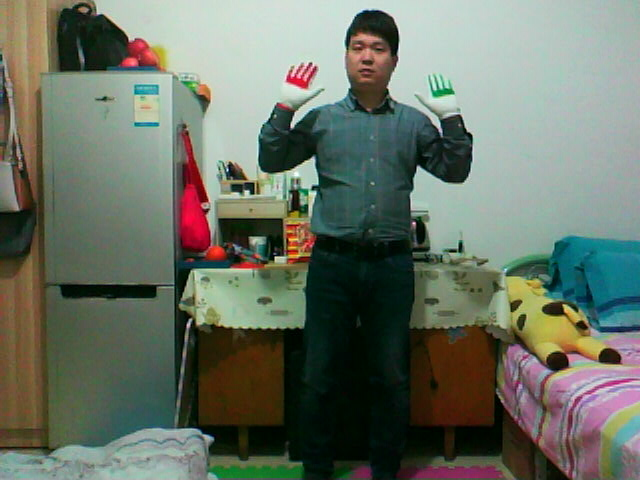
#> input picture work/201803-20_android_somatic_games/my_photo-4.jpg, 640 x 480 px
$ python color_test.py
#> lines starting #> are read from the running program, lines starting #| are printed output that depends on the picture; after the words box and inside, x2 and y2 are one past the last pixel; in counts of white or black regions, pixels touching at a corner belong together
import cv2
import os
import time
import numpy as np


# color b g r
r_lower = np.array([10, 3, 140], dtype=np.uint8)
r_upper = np.array([60, 30, 240], dtype=np.uint8)

b_lower = np.array([10, 50, 0], dtype=np.uint8)
b_upper = np.array([56, 130, 18], dtype=np.uint8)


def calc_center(gray):
    x = 0
    y = 0
    rnpxy= np.sum(gray)

    #if rnpxy < 10*255:
    #    return 0, 0

    rnpx = np.sum(gray, axis=0)
    rnpy = np.sum(gray, axis=1)

    linesum=0
    idx=0;
    for i in rnpx:
        if linesum >= rnpxy/2:
            x = idx
            break
        linesum+=i
        idx+=1


    linesum=0
    idx=0;
    for i in rnpy:
        if linesum >= rnpxy/2:
            y = idx
            break
        linesum+=i
        idx+=1

    return x, y

rl=[(0,0),(0,0),(0,0)]
bl=[(0,0),(0,0),(0,0)]
def filter_r(x,y):
    global rl
    rl.append((x,y))
    rl.pop(0)
    nznum = 3-rl.count((0,0))

    if nznum == 0:
        return 0, 0

    xsum=0
    ysum=0
    for a,b in rl:
        xsum+=a
        ysum+=b

    return xsum/nznum, ysum/nznum


def filter_b(x,y):
    global bl
    bl.append((x,y))
    bl.pop(0)
    nznum = 3-bl.count((0,0))

    if nznum == 0:
        return 0, 0

    xsum=0
    ysum=0
    for a,b in bl:
        xsum+=a
        ysum+=b

    return xsum/nznum, ysum/nznum

frame = cv2.imread("my_photo-4.jpg")
#> frame is the input picture: shape (480, 640, 3); mean B, G, R 101.4, 114.4, 105.7
frame = cv2.GaussianBlur(frame, (5,5), 0)
frame = cv2.flip(frame, 1)
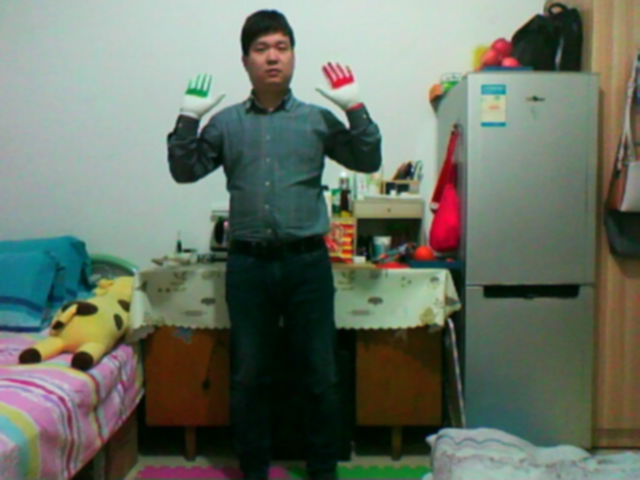
#> frame: shape (480, 640, 3); mean B, G, R 101.4, 114.4, 105.7

mask = cv2.inRange(frame, r_lower, r_upper)
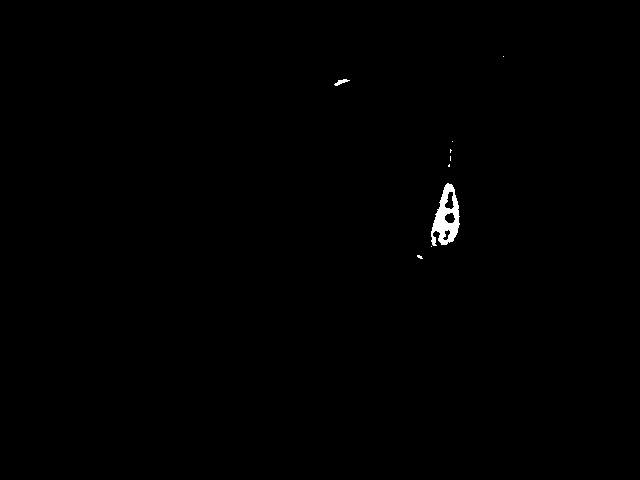
#> mask: shape (480, 640); 0.34% white; 9 white regions (7 under 20 px), largest, box (x1, y1, x2, y2) and area: (431, 183, 460, 246) 957, (334, 79, 350, 86) 50
r_frame = cv2.bitwise_and(frame, frame, mask = mask)
r_gray = cv2.cvtColor(r_frame, cv2.COLOR_BGR2GRAY)

mask = cv2.inRange(frame, b_lower, b_upper)
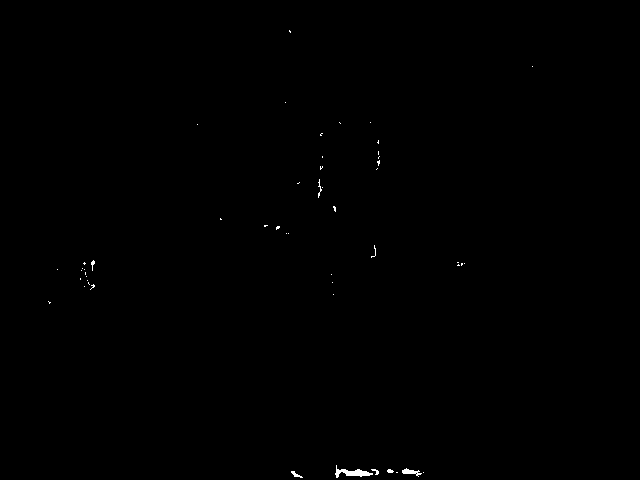
#> mask: shape (480, 640); 0.18% white; 52 white regions (45 under 20 px), largest, box (x1, y1, x2, y2) and area: (335, 465, 373, 478) 194, (402, 468, 422, 477) 79, (291, 471, 303, 478) 34
b_frame = cv2.bitwise_and(frame, frame, mask = mask)
b_gray = cv2.cvtColor(b_frame, cv2.COLOR_BGR2GRAY)

rx, ry = calc_center(r_gray)
#> in calc_center, `rnpxy= np.sum(gray)`: rnpxy = 72930
#> in calc_center, `rnpx = np.sum(gray, axis=0)`: rnpx = 640 values, max 3966 at index 444, min 0 at index 0, mean 114
#> in calc_center, `rnpy = np.sum(gray, axis=1)`: rnpy = 480 values, max 2031 at index 223, min 0 at index 0, mean 151.9
#> the loop in calc_center, `for i in rnpx:` made 447 passes
#> x on pass 447: 446
#> after the loop in calc_center, `for i in rnpx:`: idx = 446; linesum = 39473
#> the loop in calc_center, `for i in rnpy:` made 219 passes
#> y on pass 219: 218
#> (i, linesum) on passes 2 to 7: (0, 0), (0, 0), (0, 0), (0, 0), (0, 0), (0, 0)
#> after the loop in calc_center, `for i in rnpy:`: idx = 218; linesum = 37518
#> rx = 446; ry = 218
bx, by = calc_center(b_gray)
#> the loop in calc_center (call 2), `for i in rnpx:` made 361 passes
#> x on pass 361: 360
#> the loop in calc_center (call 2), `for i in rnpy:` made 473 passes
#> y on pass 473: 472
#> bx = 360; by = 472
rx, ry = filter_r(rx, ry)
#> in filter_r, `nznum = 3-rl.count((0,0))`: nznum = 1
#> the loop in filter_r, `for a,b in rl:` made 3 passes
#> (a, b, xsum, ysum) on passes 1 to 3: (0, 0, 0, 0), (0, 0, 0, 0), (446, 218, 446, 218)
#> after the loop in filter_r, `for a,b in rl:`: xsum = 446; ysum = 218
bx, by = filter_b(bx, by)
#> in filter_b, `nznum = 3-bl.count((0,0))`: nznum = 1
#> the loop in filter_b, `for a,b in bl:` made 3 passes
#> (a, b, xsum, ysum) on passes 1 to 3: (0, 0, 0, 0), (0, 0, 0, 0), (360, 472, 360, 472)
#> after the loop in filter_b, `for a,b in bl:`: xsum = 360; ysum = 472

cv2.line(frame, (rx, 0), (rx, 480), (0,0,255))
cv2.line(frame, (0, ry), (640, ry), (0,0,255))
cv2.line(frame, (bx, 0), (bx, 480), (0,255,0))
cv2.line(frame, (0, by), (640, by), (0,255,0))
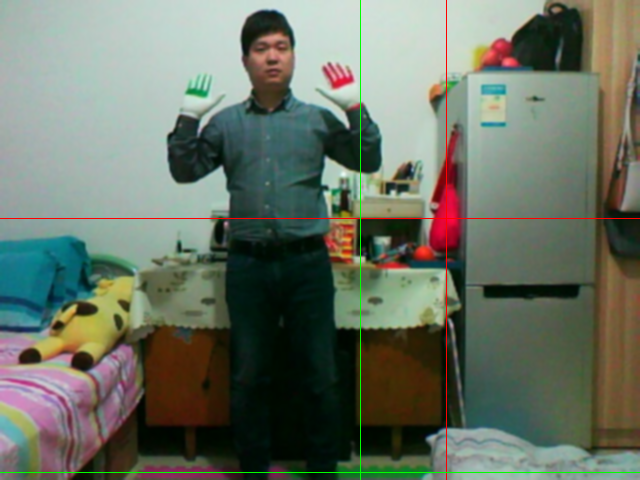
#> frame: shape (480, 640, 3); mean B, G, R 100.8, 114.6, 105.9

cv2.imshow('Camera-View', frame)
cv2.imshow('r-View', r_gray)
cv2.imshow('b-View', b_gray)
cv2.waitKey(0)

#time.sleep(100)
